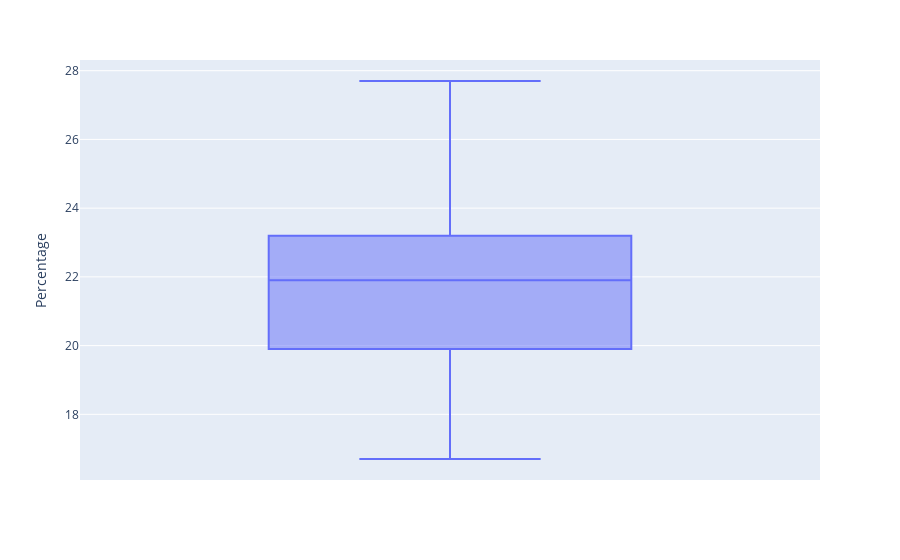

The notebook cell saved with this chart:
### Markdown cell above
## Activity 10

-----

Plot a boxplot of the data

### Code cell
box10 = px.box(dfMembershipSport, y='Percentage')
box10.show()

### Figure 1 — Plotly figure (JSON) as saved in the notebook; plotly's stock layout.template omitted (floating-point values rounded to 4 significant figures)
{"data": [{"alignmentgroup": "True", "hovertemplate": "Percentage=%{y}<extra></extra>", "legendgroup": "", "marker": {"color": "#636efa"}, "name": "", "notched": false, "offsetgroup": "", "orientation": "v", "showlegend": false, "type": "box", "x0": " ", "xaxis": "x", "y": [16.7, 16.8, 17.4, 17.9, 18.6, 18.9, 19.1, 19.1, 19.3, 19.7, 19.9, 19.9, 19.9, 20.3, 20.4, 20.4, 20.4, 20.7, 20.9, 21.2, 21.2, 21.3, 21.8, 21.8, 21.9, 21.9, 22.2, 22.3, 22.3, 22.3, 22.3, 22.3, 22.5, 22.6, 22.8, 22.9, 23.1, 23.5, 23.7, 23.8, 24, 24, 24, 24.3, 24.9, 25, 25.4, 27.6, 27.7], "y0": " ", "yaxis": "y"}], "layout": {"boxmode": "group", "legend": {"tracegroupgap": 0}, "margin": {"t": 60}, "xaxis": {"anchor": "y", "domain": [0, 1]}, "yaxis": {"anchor": "x", "domain": [0, 1], "title": {"text": "Percentage"}}}}
